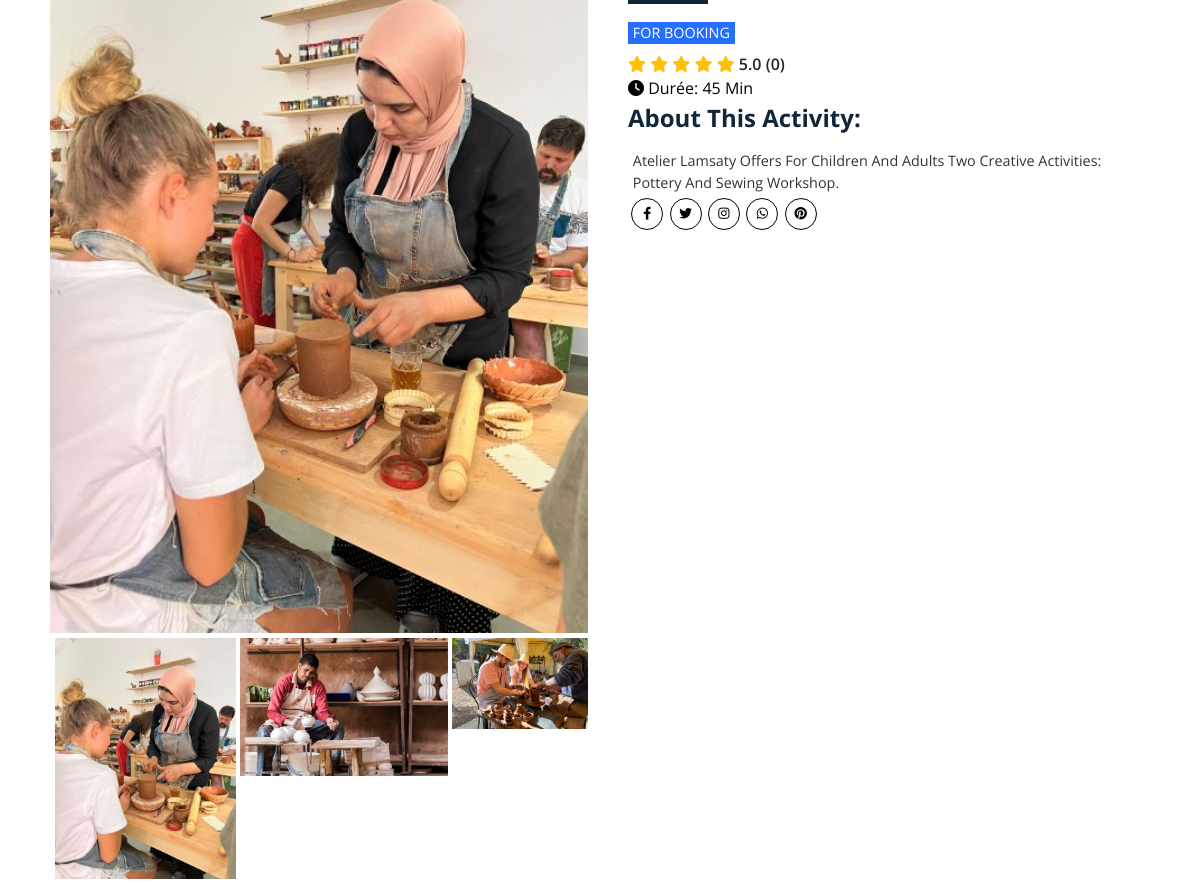
Page /activite/Atelier_Lamsaty on the committed database.
### app_siteweb/models.py (models this page shows, shortened)
class Image(models.Model):
    image = models.ImageField(upload_to='image_places/')

class Activite(models.Model):
    nom = models.CharField(max_length=100)
    description = models.TextField()
    images = models.ManyToManyField(Image, related_name='activites')
    duree = models.CharField(max_length=100)
    emplacement = models.CharField(max_length=255,default='pas d\'emplacement fourni')
    num_telephone = models.CharField(max_length=15,default='+212000000000', validators=[RegexValidator(regex=r'^\+212\d{9}$', message="Le numéro de téléphone doit commencer par +212")], help_text="Le numéro de téléphone doit commencer par +212")
    likes = models.ManyToManyField(Like, related_name='activite_likes', blank=True)
    reviews = models.ManyToManyField(Review, related_name='activite_reviews', blank=True)
    slug = models.SlugField(max_length=255,unique=True)
    rating = models.FloatField(
        validators=[MinValueValidator(0), MaxValueValidator(5)],  # Valeurs entre 0 et 5
        default=0  # Valeur par défaut
    )
    class Meta:
        db_table = 'activite'
    def rate_range(self):
        return range(int(self.rating))
    def neg_rate_range(self):
        return range(5 - int(self.rating))

### app_siteweb/views.py (the view)
# urls.py: path('activite/<str:slug>',activite_detail,name='activite-detail'),
def activite_detail(request, slug):
    activite = get_object_or_404(Activite, slug=slug)
    return render(request, 'accueil/activite_detail.html',context={"activite":activite})

### templates/accueil/activite_detail.html (shortened to what this page needs)
{% load static %}
<!DOCTYPE html>
<html lang="en">
  <head>
    <link rel="stylesheet" href="{% static 'assets/css/place.css' %}" />
    <link
      rel="stylesheet"
      href="https://cdnjs.cloudflare.com/ajax/libs/font-awesome/6.0.0-beta3/css/all.min.css"
    />
  </head>
  <body>
    <div class="card-wrapper">
      <div class="card">
        <div class="product-imgs">
          <div class="img-display">
            <div class="img-showcase">
              {% for image in activite.images.all %}
              <img src="{{ image.image.url }}" alt="{{ activite.nom }}" />
              {% endfor %}
            </div>
          </div>
          <div class="img-select">
            {% for image in activite.images.all %}
            <div class="img-item">
              <a href="#" data-id="{{ forloop.counter }}">
                <img src="{{ image.image.url }}" alt="{{ activite.nom }}" />
              </a>
            </div>
            {% endfor %}
          </div>
        </div>
        <div class="product-content">
          <a href="https://shorturl.at/afS09" class="product-link"
            >For Booking</a
          >
          <div class="product-rating">
            {% for _ in activite.rate_range %}
            <i class="fas fa-star"></i>
            {% endfor %}
            <span>{{ activite.rating }} ({{ activite.reviews.count }})</span>
          </div>
          <div class="product-duration">
            <p class="duration-info">
              <i class="fa-solid fa-clock"></i>
              Durée: <span>{{ activite.duree }}</span>
            </p>
          </div>
          <div class="product-detail">
            <h2>About this Activity:</h2>
            <p>{{ activite.description }}</p>
          </div>
          <div class="social-links">
            <a href="#"><i class="fab fa-facebook-f"></i></a>
            <a href="#"><i class="fab fa-twitter"></i></a>
            <a href="#"><i class="fab fa-instagram"></i></a>
            <a href="#"><i class="fab fa-whatsapp"></i></a>
            <a href="#"><i class="fab fa-pinterest"></i></a>
          </div>
        </div>
      </div>
    </div>
  </body>
</html>

### static/assets/css/place.css (style rules this page uses)
* { box-sizing: border-box; padding: 0; margin: 0; font-family: "Open Sans", sans-serif; }
body { line-height: 1.5; }
.card-wrapper { max-width: 1100px; margin: 0 auto; }
img { width: 100%; display: block; }
.img-display { overflow: hidden; }
.img-showcase { display: flex; width: 100%; transition: all 0.5s ease; }
.img-showcase img { min-width: 100%; }
.img-select { display: flex; }
.img-item { margin: 0.3rem; }
.img-item:nth-child(1), .img-item:nth-child(2), .img-item:nth-child(3) { margin-right: 0; }
.product-content { padding: 2rem 1rem; }
.product-link { text-decoration: none; text-transform: uppercase; font-weight: 400; font-size: 0.9rem; display: inline-block; margin-bottom: 0.5rem; background: #256eff; color: #fff; padding: 0 0.3rem; transition: all 0.5s ease; }
.product-rating { color: #ffc107; }
.product-rating span { font-weight: 600; color: #252525; }
.product-detail h2 { text-transform: capitalize; color: #12263a; padding-bottom: 0.6rem; }
.product-detail p { font-size: 0.9rem; padding: 0.3rem; opacity: 0.8; }
.social-links { display: flex; align-items: center; }
.social-links a { display: flex; align-items: center; justify-content: center; width: 32px; height: 32px; color: #000; border: 1px solid #000; margin: 0 0.2rem; border-radius: 50%; text-decoration: none; font-size: 0.8rem; transition: all 0.5s ease; }
@media screen and (min-width: 992px) { .card { display: grid; grid-template-columns: repeat(2, 1fr); grid-gap: 1.5rem; } }
@media screen and (min-width: 992px) { .card-wrapper { height: 100vh; display: flex; justify-content: center; align-items: center; } }
@media screen and (min-width: 992px) { .product-imgs { display: flex; flex-direction: column; justify-content: center; } }
@media screen and (min-width: 992px) { .product-content { padding-top: 0; } }

### rows in the picture
Image: image (picture)
Image: image (picture)
Image: image (picture)
Activite: rating "5.0", reviews.count "0", duree "45 Min", description "Atelier Lamsaty Offers For Children And Adults Two Creative Activities: Pottery And Sewing Workshop."
